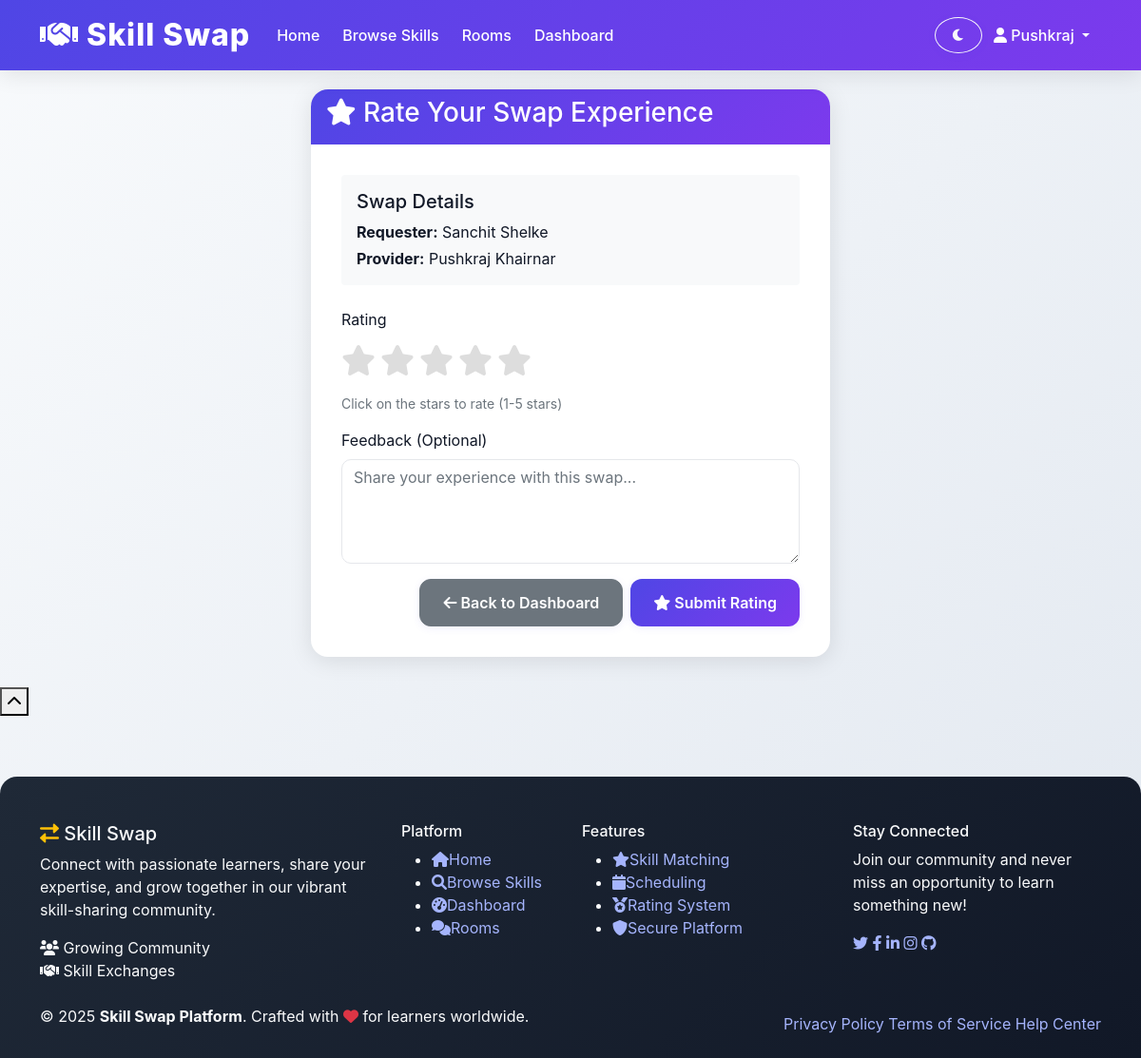
The page /rate_user/2 (signed in) on the database its author committed.
### tables this page shows
CREATE TABLE users (
            id INTEGER PRIMARY KEY AUTOINCREMENT,
            username TEXT UNIQUE NOT NULL,
            email TEXT UNIQUE NOT NULL,
            password_hash TEXT NOT NULL,
            name TEXT NOT NULL,
            location TEXT,
            profile_photo TEXT,
            is_public INTEGER DEFAULT 1,
            availability TEXT,
            is_admin INTEGER DEFAULT 0,
            is_banned INTEGER DEFAULT 0,
            created_at TIMESTAMP DEFAULT CURRENT_TIMESTAMP
        );

### app.py (the view)
@app.route('/rate_user/<int:swap_id>')
def rate_user(swap_id):
    if 'user_id' not in session:
        return redirect(url_for('login'))
    conn = get_db_connection()
    swap = conn.execute('''
        SELECT sr.*, u1.name as requester_name, u2.name as provider_name
        FROM swap_requests sr
        JOIN users u1 ON sr.requester_id = u1.id
        JOIN users u2 ON sr.provider_id = u2.id
        WHERE sr.id = ? AND sr.status = 'accepted'
        AND (sr.requester_id = ? OR sr.provider_id = ?)
    ''', (swap_id, session['user_id'], session['user_id'])).fetchone()
    if not swap:
        flash('Swap not found or not authorized!')
        conn.close()
        return redirect(url_for('dashboard'))
    existing_rating = conn.execute('''
        SELECT * FROM ratings WHERE swap_request_id = ? AND rater_id = ?
    ''', (swap_id, session['user_id'])).fetchone()
    conn.close()
    if existing_rating:
        flash('You have already rated this swap!')
        return redirect(url_for('dashboard'))
    return render_template('rate_user.html', swap=swap)

### app.py (called while the page is built)
def get_db_connection():
    conn = sqlite3.connect('skillswap.db')
    conn.row_factory = sqlite3.Row
    return conn

### templates/rate_user.html (shortened to what this page needs)
{% extends "base.html" %}
{% block content %}
<div class="row justify-content-center">
    <div class="col-lg-6">
        <div class="card">
            <div class="card-header">
                <h3><i class="fas fa-star"></i> Rate Your Swap Experience</h3>
            </div>
            <div class="card-body">
                <div class="swap-info mb-4 p-3 bg-light rounded">
                    <h5>Swap Details</h5>
                    <p class="mb-1"><strong>Requester:</strong> {{ swap.requester_name }}</p>
                    <p class="mb-0"><strong>Provider:</strong> {{ swap.provider_name }}</p>
                </div>
                <form method="POST" action="{{ url_for('submit_rating') }}">
                    <div class="mb-3">
                        <label class="form-label">Rating</label>
                        <div class="rating-stars">
                            {% for i in range(1, 6) %}
                                <label for="star{{ i }}" class="star">
                                    <i class="fas fa-star"></i>
                                </label>
                            {% endfor %}
                        </div>
                        <div class="form-text">Click on the stars to rate (1-5 stars)</div>
                    </div>
                    <div class="mb-3">
                        <label for="feedback" class="form-label">Feedback (Optional)</label>
                        <textarea class="form-control" name="feedback" rows="4"
                                  placeholder="Share your experience with this swap..."></textarea>
                    </div>
                    <div class="d-grid gap-2 d-md-flex justify-content-md-end">
                        <a href="{{ url_for('dashboard') }}" class="btn btn-secondary">
                            <i class="fas fa-arrow-left"></i> Back to Dashboard
                        </a>
                        <button type="submit" class="btn btn-primary">
                            <i class="fas fa-star"></i> Submit Rating
                        </button>
                    </div>
                </form>
            </div>
        </div>
    </div>
</div>
{% endblock %}

### templates/base.html (shortened to what this page needs)
<!DOCTYPE html>
<html lang="en">
<head>
    <link href="https://cdn.jsdelivr.net/npm/bootstrap@5.1.3/dist/css/bootstrap.min.css" rel="stylesheet">
    <link href="https://cdnjs.cloudflare.com/ajax/libs/font-awesome/6.0.0/css/all.min.css" rel="stylesheet">
    <link href="{{ url_for('static', filename='css/style.css') }}" rel="stylesheet">
</head>
<body>
    <nav class="navbar navbar-expand-lg navbar-dark bg-primary fixed-top">
        <div class="container">
            <a class="navbar-brand" href="{{ url_for('index') }}">
                <i class="fas fa-handshake"></i> Skill Swap
            </a>
            <div class="collapse navbar-collapse" id="navbarNav">
                <ul class="navbar-nav me-auto">
                    <li class="nav-item">
                        <a class="nav-link" href="{{ url_for('index') }}">Home</a>
                    </li>
                    <li class="nav-item">
                        <a class="nav-link" href="{{ url_for('browse_skills') }}">Browse Skills</a>
                    </li>
                    {% if session.user_id %}
                        <li class="nav-item">
                            <a class="nav-link" href="{{ url_for('rooms') }}">Rooms</a>
                        </li>
                        <li class="nav-item">
                            <a class="nav-link" href="{{ url_for('dashboard') }}">Dashboard</a>
                        </li>
                    {% endif %}
                </ul>
                <ul class="navbar-nav">
                    <li class="nav-item d-flex align-items-center ms-3">
                        <button id="themeToggle" class="btn btn-outline-light btn-sm" title="Toggle dark mode" style="border-radius: 50%; width: 38px; height: 38px; display: flex; align-items: center; justify-content: center;">
                            <i id="themeIcon" class="fas fa-moon"></i>
                        </button>
                    </li>
                    {% if session.user_id %}
                        <li class="nav-item dropdown">
                            <a class="nav-link dropdown-toggle" href="#" id="navbarDropdown" role="button"
                               data-bs-toggle="dropdown" aria-expanded="false">
                                <i class="fas fa-user"></i> {{ session.username }}
                            </a>
                        </li>
                    {% endif %}
                </ul>
            </div>
        </div>
    </nav>
    <main class="container mt-4">
        {% block content %}{% endblock %}
    </main>
    <button class="scroll-top" id="scrollTop" onclick="scrollToTop()">
        <i class="fas fa-chevron-up"></i>
    </button>
    <footer class="modern-footer">
        <div class="footer-content">
            <div class="container">
                <div class="row">
                    <div class="col-lg-4 col-md-6 mb-4">
                        <div class="footer-section">
                            <h5 class="footer-brand">
                                <i class="fas fa-exchange-alt text-warning"></i>
                                Skill Swap
                            </h5>
                            <p class="footer-description">
                                Connect with passionate learners, share your expertise, and grow together in our vibrant skill-sharing community.
                            </p>
                            <div class="footer-stats">
                                <div class="stat-item">
                                    <i class="fas fa-users"></i>
                                    <span>Growing Community</span>
                                </div>
                                <div class="stat-item">
                                    <i class="fas fa-handshake"></i>
                                    <span>Skill Exchanges</span>
                                </div>
                            </div>
                        </div>
                    </div>
                    <div class="col-lg-2 col-md-6 mb-4">
                        <div class="footer-section">
                            <h6 class="footer-title">Platform</h6>
                            <ul class="footer-links">
                                <li><a href="{{ url_for('index') }}"><i class="fas fa-home"></i>Home</a></li>
                                <li><a href="{{ url_for('browse_skills') }}"><i class="fas fa-search"></i>Browse Skills</a></li>
                                {% if session.user_id %}
                                <li><a href="{{ url_for('dashboard') }}"><i class="fas fa-tachometer-alt"></i>Dashboard</a></li>
                                <li><a href="{{ url_for('rooms') }}"><i class="fas fa-comments"></i>Rooms</a></li>
                                {% else %}
                                <li><a href="{{ url_for('register') }}"><i class="fas fa-user-plus"></i>Join Now</a></li>
                                <li><a href="{{ url_for('login') }}"><i class="fas fa-sign-in-alt"></i>Login</a></li>
                                {% endif %}
                            </ul>
                        </div>
                    </div>
                    <div class="col-lg-3 col-md-6 mb-4">
                        <div class="footer-section">
                            <h6 class="footer-title">Features</h6>
                            <ul class="footer-links">
                                <li><a href="#"><i class="fas fa-star"></i>Skill Matching</a></li>
                                <li><a href="#"><i class="fas fa-calendar"></i>Scheduling</a></li>
                                <li><a href="#"><i class="fas fa-medal"></i>Rating System</a></li>
                                <li><a href="#"><i class="fas fa-shield-alt"></i>Secure Platform</a></li>
                            </ul>
                        </div>
                    </div>
                    <div class="col-lg-3 col-md-6 mb-4">
                        <div class="footer-section">
                            <h6 class="footer-title">Stay Connected</h6>
                            <p class="footer-text">Join our community and never miss an opportunity to learn something new!</p>
                            <div class="social-links">
                                <a href="#" class="social-link" data-bs-toggle="tooltip" title="Twitter">
                                    <i class="fab fa-twitter"></i>
                                </a>
                                <a href="#" class="social-link" data-bs-toggle="tooltip" title="Facebook">
                                    <i class="fab fa-facebook-f"></i>
                                </a>
                                <a href="#" class="social-link" data-bs-toggle="tooltip" title="LinkedIn">
                                    <i class="fab fa-linkedin-in"></i>
                                </a>
                                <a href="#" class="social-link" data-bs-toggle="tooltip" title="Instagram">
                                    <i class="fab fa-instagram"></i>
                                </a>
                                <a href="#" class="social-link" data-bs-toggle="tooltip" title="GitHub">
                                    <i class="fab fa-github"></i>
                                </a>
                            </div>
                        </div>
                    </div>
                </div>
            </div>
        </div>
        <div class="footer-bottom">
            <div class="container">
                <div class="row align-items-center">
                    <div class="col-md-6">
                        <p class="footer-copyright">
                            &copy; 2025 <strong>Skill Swap Platform</strong>. Crafted with
                            <i class="fas fa-heart text-danger"></i> for learners worldwide.
                        </p>
                    </div>
                    <div class="col-md-6 text-md-end">
                        <div class="footer-links-inline">
                            <a href="#">Privacy Policy</a>
                            <a href="#">Terms of Service</a>
                            <a href="#">Help Center</a>
                        </div>
                    </div>
                </div>
            </div>
        </div>
    </footer>
</body>
</html>

### static/css/style.css (style rules this page uses)
:root, [data-theme="light"] { --primary: #4f46e5; --primary-light: #6366f1; --primary-dark: #3730a3; --secondary: #7c3aed; --success: #10b981; --warning: #f59e0b; --danger: #ef4444; --info: #06b6d4; --light: #f9fafb; --dark: #1f2937; --text-primary: #111827; --text-secondary: #6b7280; --border: #e5e7eb; --gradient-1: linear-gradient(135deg, #4f46e5 0%, #7c3aed 100%); --gradient-2: linear-gradient(135deg, #10b981 0%, #34d399 100%); --gradient-bg: linear-gradient(135deg, #f8fafc 0%, #e2e8f0 100%); --shadow: 0 4px 24px rgba(0,0,0,0.10); }
body { font-family: 'Inter', 'Segoe UI', Arial, sans-serif; background: var(--gradient-bg); color: var(--text-primary); min-height: 100vh; margin: 0; padding-top: 70px; }
.navbar { background: var(--gradient-1); box-shadow: var(--shadow); }
.navbar-brand { font-weight: 800; font-size: 2rem; color: #fff !important; letter-spacing: 1px; }
.navbar-nav .nav-link { color: #fff !important; font-weight: 500; border-radius: 20px; margin: 0 0.25rem; transition: background 0.2s; }
.card { border: none; border-radius: 18px; box-shadow: var(--shadow); background: #fff; margin-bottom: 2rem; overflow: hidden; }
.card-header { background: var(--gradient-1); color: #fff; font-weight: 600; border-bottom: none; border-radius: 18px 18px 0 0; }
.card-body { padding: 2rem; }
.btn { border-radius: 12px; font-weight: 600; padding: 0.75rem 1.5rem; transition: box-shadow 0.2s, background 0.2s, color 0.2s; box-shadow: 0 2px 8px rgba(79,70,229,0.08); }
.btn-primary { background: var(--gradient-1); color: #fff; border: none; }
.form-control, .form-select { border-radius: 10px; border: 1px solid var(--border); box-shadow: none; transition: border-color 0.2s; }
footer, .modern-footer { background: linear-gradient(135deg, #1f2937 0%, #111827 100%); color: #f9fafb; padding: 3rem 0 1rem 0; border-radius: 18px 18px 0 0; margin-top: 4rem; }
footer a, .modern-footer a { color: #a5b4fc; text-decoration: none; transition: color 0.2s; }

### templates/rate_user.html (style rules this page uses)
.rating-stars { display: flex; gap: 5px; margin-bottom: 10px; }
.rating-stars .star { font-size: 2rem; color: #ddd; cursor: pointer; transition: color 0.2s; }

### templates/base.html (style rules this page uses)
.social-links a { transition: all 0.3s ease; }

### rows shown on the page
users: username "Pushkraj", provider_name "Pushkraj Khairnar"
users: requester_name "Sanchit Shelke"
